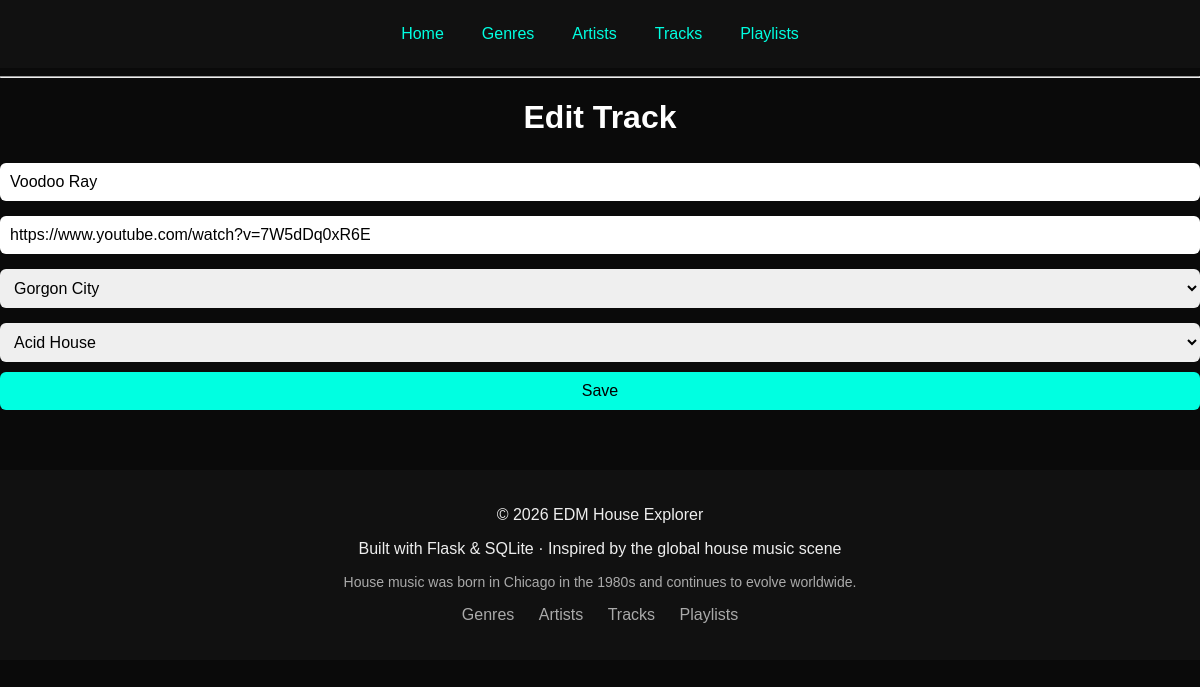
The page /edit_track/5 on the database its author committed.
### tables this page shows
CREATE TABLE tracks (
        id INTEGER PRIMARY KEY AUTOINCREMENT,
        title TEXT NOT NULL,
        youtube_link TEXT,
        artist_id INTEGER,
        genre_id INTEGER,
        FOREIGN KEY (artist_id) REFERENCES artists(id),
        FOREIGN KEY (genre_id) REFERENCES genres(id)
    );

CREATE TABLE artists (
        id INTEGER PRIMARY KEY AUTOINCREMENT,
        name TEXT NOT NULL,
        image TEXT,
        about TEXT
    );

CREATE TABLE genres (
        id INTEGER PRIMARY KEY AUTOINCREMENT,
        name TEXT NOT NULL,
        description TEXT
    );

### app.py (the view, shortened to what this page needs)
@app.route("/edit_track/<int:id>", methods=["GET", "POST"])
def edit_track(id):
    conn = sqlite3.connect("database.db")
    cursor = conn.cursor()
    cursor.execute("SELECT * FROM tracks WHERE id=?", (id,))
    track = cursor.fetchone()
    cursor.execute("SELECT * FROM artists")
    artists = cursor.fetchall()
    cursor.execute("SELECT * FROM genres")
    genres = cursor.fetchall()
    conn.close()
    return render_template("edit_track.html",
                           track=track,
                           artists=artists,
                           genres=genres)

### templates/edit_track.html
{% extends "base.html" %}
{% block content %}
<h1>Edit Track</h1>
<form method="POST">
    <input type="text" name="title" value="{{ track[1] }}" required>
    <input type="text" name="youtube_link" value="{{ track[2] }}">
    <select name="artist_id">
        {% for artist in artists %}
            <option value="{{ artist[0] }}"
                {% if artist[0] == track[3] %} selected {% endif %}>
                {{ artist[1] }}
            </option>
        {% endfor %}
    </select>
    <select name="genre_id">
        {% for genre in genres %}
            <option value="{{ genre[0] }}"
                {% if genre[0] == track[4] %} selected {% endif %}>
                {{ genre[1] }}
            </option>
        {% endfor %}
    </select>
    <button type="submit">Save</button>
</form>
{% endblock %}

### static/style.css (style rules this page uses)
body { background-color: #0a0a0a; color: white; font-family: Arial, sans-serif; }
input, select { width: 100%; padding: 10px; margin: 5px 0; border-radius: 6px; border: none; }
button { padding: 10px 15px; background: #00ffe1; border: none; border-radius: 6px; cursor: pointer; }
h1 { text-align: center; }
* { box-sizing: border-box; }
html, body { margin: 0; padding: 0; overflow-x: hidden; font-family: Arial, sans-serif; }
form { width: 100%; }
input, select, textarea, button { width: 100%; max-width: 100%; padding: 10px; margin-bottom: 10px; font-size: 16px; }

### rows shown on the page
tracks: title "Voodoo Ray", youtube_link "https://www.youtube.com/watch?v=7W5dDq0xR6E", artist_id "Gorgon City", genre_id "Acid House"
